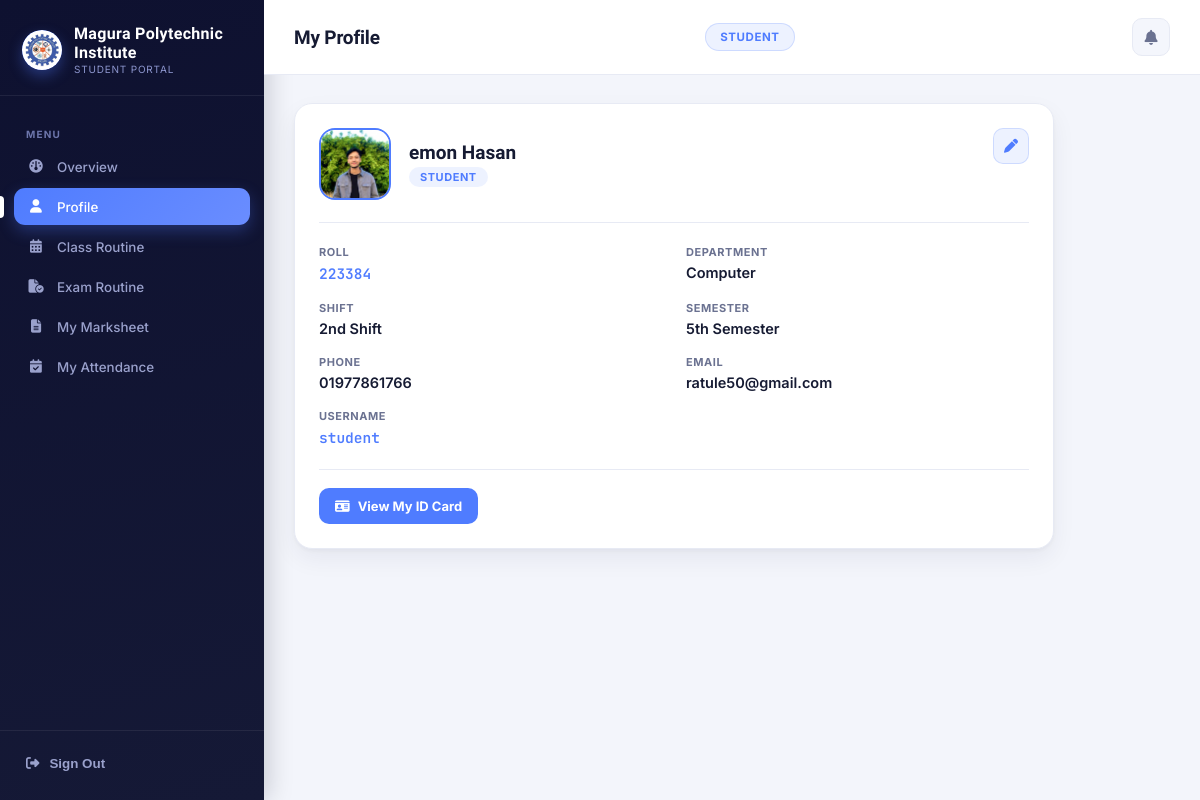
Screenshot of /profile/ (signed in) with the database file from the repository.
### app/models.py (models this page shows, shortened)
class SiteSettings(models.Model):
    college_name = models.CharField(max_length=150, default='MPI')
    logo = models.ImageField(upload_to='site_logo/', blank=True, null=True)

class Student(models.Model):
    SHIFT_CHOICES = [
        ('1st', '1st Shift'),
        ('2nd', '2nd Shift'),
    ]
    SEMESTER_CHOICES = [
        ('1st', '1st Semester'),
        ('2nd', '2nd Semester'),
        ('3rd', '3rd Semester'),
        ('4th', '4th Semester'),
        ('5th', '5th Semester'),
        ('6th', '6th Semester'),
        ('7th', '7th Semester'),
        ('8th', '8th Semester'),
    ]
    first_name = models.CharField(max_length=50)
    last_name = models.CharField(max_length=50)
    roll = models.CharField(max_length=20, unique=True)
    department = models.ForeignKey(Department, on_delete=models.CASCADE)
    shift = models.CharField(max_length=10, choices=SHIFT_CHOICES)
    semester = models.CharField(max_length=10, choices=SEMESTER_CHOICES)
    email = models.EmailField()
    phone = models.CharField(max_length=20)
    student_image = models.ImageField(upload_to='student_images/', blank=True, null=True)

class Department(models.Model):
    name = models.CharField(max_length=100)

### accounts/views.py (the view)
# urls.py: path("profile/", views.profile_view, name="profile"),
@role_required(UserProfile.ROLE_TEACHER, UserProfile.ROLE_STUDENT)
def profile_view(request):
    profile = request.user.profile
    context = {}
    if profile.role == UserProfile.ROLE_TEACHER:
        context["teacher"] = profile.teacher
    elif profile.role == UserProfile.ROLE_STUDENT:
        context["student"] = profile.student
    return render(request, "accounts/profile.html", context)

### accounts/context_processors.py (called while the page is built)
def site_branding(request):
    try:
        SiteSettings = apps.get_model(CORE_APP, "SiteSettings")
        site_settings = SiteSettings.objects.first()
    except Exception:
        site_settings = None
    return {"site_settings": site_settings}

### accounts/templates/accounts/Profile.html (shortened to what this page needs)
{% extends "accounts/base_dashboard.html" %}
{% block role_label %}{% if request.user.profile.role == 'student' %}Student Portal{% else %}Faculty Portal{% endif %}{% endblock %}
{% block role_pill %}{% if request.user.profile.role == 'student' %}Student{% else %}Teacher{% endif %}{% endblock %}
{% block header_title %}My Profile{% endblock %}
{% block sidebar_nav %}
{% if request.user.profile.role == 'student' %}
  <div class="nav-group-label">Menu</div>
  <a class="side-link" href="{% url 'student_dashboard' %}"><i class="fas fa-gauge"></i> Overview</a>
  {% if student %}
  <a class="side-link active" href="{% url 'profile' %}"><i class="fas fa-user"></i> Profile</a>
  <a class="side-link" href="{% url 'get_class_routine' %}"><i class="fas fa-calendar-days"></i> Class Routine</a>
  <a class="side-link" href="{% url 'get_exam_routine' %}"><i class="fas fa-file-circle-check"></i> Exam Routine</a>
  <a class="side-link" href="{% url 'get_student_marksheet' student.id %}"><i class="fas fa-file-lines"></i> My Marksheet</a>
  <a class="side-link" href="{% url 'get_student_attendance_report' student.id %}"><i class="fas fa-calendar-check"></i> My Attendance</a>
  {% endif %}
{% endif %}
{% endblock %}
{% block content %}
<div class="narrow-wrap">
  {% if teacher %}
    <div class="card profile-panel">
      <div class="profile-head">
        {% if teacher.teacher_image %}
          <img src="{{ teacher.teacher_image.url }}" class="avatar" alt="{{ teacher.first_name }}">
        {% else %}
          <div class="avatar-placeholder"><i class="fas fa-user"></i></div>
        {% endif %}
        <div>
          <p class="profile-name">{{ teacher.first_name }} {{ teacher.last_name }}</p>
          <span class="profile-role-badge">Teacher</span>
        </div>
        <button class="edit-profile-btn" onclick="openEditModal()" title="Edit Profile & Password">
          <i class="fas fa-pen"></i>
        </button>
      </div>
      <div class="detail-grid">
        <div class="detail-item"><label>Department</label><div class="val">{{ teacher.department.name }}</div></div>
        <div class="detail-item"><label>Designation</label><div class="val">{{ teacher.designation }}</div></div>
        <div class="detail-item"><label>Phone</label><div class="val">{{ teacher.phone }}</div></div>
        <div class="detail-item"><label>Email</label><div class="val">{{ teacher.email }}</div></div>
        <div class="detail-item"><label>Username</label><div class="val mono">{{ request.user.username }}</div></div>
      </div>
      <div class="profile-actions">
        <a class="action-link" href="{% url 'teacher_id_card' teacher.id %}"><i class="fas fa-id-card"></i> View My ID Card</a>
      </div>
    </div>
  {% elif student %}
    <div class="card profile-panel">
      <div class="profile-head">
        {% if student.student_image %}
          <img src="{{ student.student_image.url }}" class="avatar" alt="{{ student.first_name }}">
        {% else %}
          <div class="avatar-placeholder"><i class="fas fa-user"></i></div>
        {% endif %}
        <div>
          <p class="profile-name">{{ student.first_name }} {{ student.last_name }}</p>
          <span class="profile-role-badge">Student</span>
        </div>
        <button class="edit-profile-btn" onclick="openEditModal()" title="Edit Profile & Password">
          <i class="fas fa-pen"></i>
        </button>
      </div>
      <div class="detail-grid">
        <div class="detail-item"><label>Roll</label><div class="val mono">{{ student.roll }}</div></div>
        <div class="detail-item"><label>Department</label><div class="val">{{ student.department.name }}</div></div>
        <div class="detail-item"><label>Shift</label><div class="val">{{ student.get_shift_display }}</div></div>
        <div class="detail-item"><label>Semester</label><div class="val">{{ student.get_semester_display }}</div></div>
        <div class="detail-item"><label>Phone</label><div class="val">{{ student.phone }}</div></div>
        <div class="detail-item"><label>Email</label><div class="val">{{ student.email }}</div></div>
        <div class="detail-item"><label>Username</label><div class="val mono">{{ request.user.username }}</div></div>
      </div>
      <div class="profile-actions">
        <a class="action-link" href="{% url 'student_id_card' student.id %}"><i class="fas fa-id-card"></i> View My ID Card</a>
      </div>
    </div>
  {% else %}
    <div class="card">
      <p class="empty">Your account isn't linked to a Teacher/Student record yet. Ask an administrator to link it from the admin panel.</p>
    </div>
  {% endif %}
</div>
{% endblock %}

### accounts/templates/accounts/base_dashboard.html (shortened to what this page needs)
{% load static %}
<!DOCTYPE html>
<html lang="en">
<head>
<link href="https://cdnjs.cloudflare.com/ajax/libs/font-awesome/6.4.0/css/all.min.css" rel="stylesheet">
</head>
<body>
<div class="app-shell">
  <aside class="sidebar" id="sidebar">
    <div class="sidebar-brand">
      <div class="brand-mark">
        {% if site_settings.logo %}
          <img src="{{ site_settings.logo.url }}" alt="Logo" style="width:100%;height:100%;object-fit:contain;background:#fff;padding:3px;box-sizing:border-box;border-radius:50%;">
        {% else %}
          <i class="fas fa-graduation-cap"></i>
        {% endif %}
      </div>
      <div>
        <div class="name">{{ site_settings.college_name|default:"MPI" }}</div>
        <div class="tag">{% block role_label %}Dashboard{% endblock %}</div>
      </div>
    </div>
    <div class="sidebar-scroll">
      {% block sidebar_nav %}{% endblock %}
    </div>
    <div class="side-foot">
      <form method="POST" action="{% url 'logout' %}">
        <button type="submit" class="btn-logout"><i class="fas fa-right-from-bracket"></i> Sign Out</button>
      </form>
    </div>
  </aside>
  <div class="main">
    <div class="topbar">
      <div class="topbar-left">
        <h1>{% block header_title %}Dashboard{% endblock %}</h1>
      </div>
      <span class="role-pill">{% block role_pill %}{% endblock %}</span>
      <div class="topbar-right" style="margin-left:12px;">
        {% if request.user.profile.role == 'teacher' or request.user.profile.role == 'student' %}
        <div class="notif-wrap" id="notifWrap">
          <button type="button" class="notif-bell" id="notifBellBtn" aria-label="Notifications">
            <i class="fas fa-bell"></i>
          </button>
        </div>
        {% endif %}
      </div>
    </div>
    <div class="content">
      {% block content %}{% endblock %}
    </div>
  </div>
</div>
</body>
</html>

### accounts/templates/accounts/base_dashboard.html (style rules this page uses)
:root { --bg:#F3F5FB; --surface:#FFFFFF; --surface-2:#F4F6FC; --text:#161B33; --text-muted:#6B7291; --border:#E7EAF4; --sidebar-bg:#0E1130; --sidebar-bg-2:#151936; --sidebar-text:#9AA1CC; --accent:#4F7CFF; --accent-soft:#4F7CFF1A; --accent-dim:#4F7CFF33; --radius-lg:18px; --radius-md:12px; --shadow-card:0 2px 4px rgba(20,25,60,.04), 0 10px 24px rgba(20,25,60,.06); --shadow-card-hover:0 4px 10px rgba(20,25,60,.06), 0 16px 32px rgba(20,25,60,.09); --success:#1CB884; --warning:#F5A524; --danger:#F0506E; }
* { box-sizing:border-box; }
body { margin:0; background:var(--bg); color:var(--text); font-family:'Inter',-apple-system,sans-serif; font-size:14.5px; -webkit-font-smoothing:antialiased; }
h1,h2,h3,h4,h5,h6 { font-family:'Sora',sans-serif; color:var(--text); }
.app-shell { display:flex; min-height:100vh; }
.sidebar { width:264px; flex-shrink:0; background:linear-gradient(165deg,var(--sidebar-bg),var(--sidebar-bg-2)); color:var(--sidebar-text); display:flex; flex-direction:column; position:fixed; top:0; bottom:0; left:0; box-shadow:4px 0 24px rgba(8,10,28,.18); }
.sidebar-brand { display:flex; align-items:center; gap:12px; padding:24px 22px 20px; border-bottom:1px solid rgba(255,255,255,.07); }
.brand-mark { width:40px; height:40px; border-radius:50%; background:linear-gradient(135deg,var(--accent),#8CA5FF); display:flex; align-items:center; justify-content:center; color:#fff; font-size:17px; flex-shrink:0; box-shadow:0 6px 14px rgba(79,124,255,.35); overflow:hidden; }
.sidebar-brand .name { color:#fff; font-family:'Sora',sans-serif; font-weight:800; font-size:16px; letter-spacing:.02em; }
.sidebar-brand .tag { font-size:10px; color:#8C95CD; text-transform:uppercase; letter-spacing:.08em; margin-top:1px; }
.sidebar-scroll { flex:1; padding:16px 14px 20px; overflow-y:auto; }
.nav-group-label { font-size:10px; text-transform:uppercase; letter-spacing:.12em; color:#6D76AC; font-weight:700; padding:16px 12px 8px; }
.side-link { display:flex; align-items:center; gap:12px; padding:10.5px 13px; border-radius:11px; color:var(--sidebar-text); font-weight:500; font-size:13.4px; text-decoration:none; position:relative; margin-bottom:3px; transition:background .15s ease, color .15s ease, padding-left .15s ease; }
.side-link i { width:18px; text-align:center; font-size:13.5px; flex-shrink:0; }
.side-link.active { background:linear-gradient(135deg,var(--accent),#6A8DFF); color:#fff; box-shadow:0 6px 16px rgba(79,124,255,.3); }
.side-link.active::before { content:""; position:absolute; left:-14px; top:50%; transform:translateY(-50%); width:4px; height:60%; border-radius:0 4px 4px 0; background:#fff; }
.side-foot { padding:16px 22px 20px; border-top:1px solid rgba(255,255,255,.07); }
.btn-logout { display:flex; align-items:center; gap:10px; color:var(--sidebar-text); font-weight:600; font-size:13.4px; background:transparent; border:0; width:100%; padding:9px 4px; cursor:pointer; border-radius:9px; transition:background .15s ease, color .15s ease; }
.main { margin-left:264px; flex:1; min-width:0; }
.topbar { display:flex; align-items:center; justify-content:space-between; padding:18px 30px; background:var(--surface); border-bottom:1px solid var(--border); position:sticky; top:0; z-index:10; backdrop-filter:blur(6px); }
.topbar h1 { font-size:19px; margin:0; letter-spacing:-.01em; }
.role-pill { background:var(--accent-soft); color:var(--accent); font-size:11.5px; font-weight:700; padding:6px 14px; border-radius:20px; text-transform:uppercase; letter-spacing:.05em; border:1px solid var(--accent-dim); }
.topbar-right { display:flex; align-items:center; gap:14px; }
.notif-wrap { position:relative; }
.notif-bell { position:relative; background:var(--surface-2); border:1px solid var(--border); border-radius:10px; width:38px; height:38px; display:flex; align-items:center; justify-content:center; cursor:pointer; color:var(--text-muted); font-size:15px; transition:background .15s ease, color .15s ease; }
.content { padding:28px 30px 60px; }
.card { background:var(--surface); border:1px solid var(--border); border-radius:var(--radius-lg); box-shadow:var(--shadow-card); padding:22px 24px; margin-bottom:20px; position:relative; overflow:hidden; transition:box-shadow .2s ease; }
.topbar-left { display:flex; align-items:center; gap:10px; min-width:0; }

### rows the page displays
SiteSettings: logo (picture), college_name "Magura Polytechnic Institute"
Student: student_image (picture), first_name "emon", last_name "Hasan", roll "223384", department.name "Computer", shift "2nd Shift", semester "5th Semester", phone "01977861766", email "ratule50@gmail.com"

### other values shown
{{ request.user.username }} "student"
